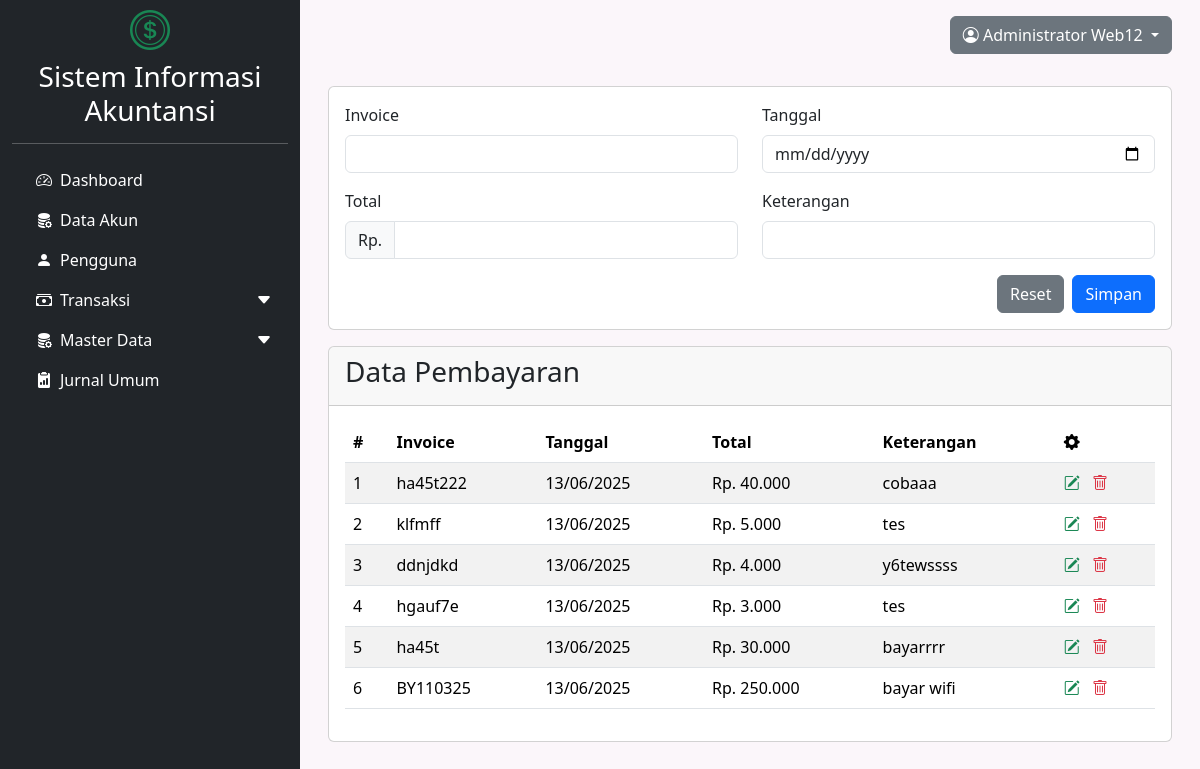
Page /dashboard.php?modul=pembayaran (signed in) on the committed database.
### tables this page shows
CREATE TABLE `pembayaran` (
  `pembayaran_id` int(11) NOT NULL,
  `invoice_pembayaran` varchar(50) NOT NULL,
  `tanggal_pembayaran` date NOT NULL,
  `total_pembayaran` decimal(15,2) NOT NULL,
  `keterangan` text DEFAULT NULL
);

### modul/pembayaran/index.php (the view, shortened to what this page needs)
<div class="card mb-3">
    <div class="card-body">
        <form action="modul/pembayaran/aksi_pembayaran.php?act=insert" method="post">
            <div class="row mb-3">
                <div class="col-md-6">
                    <label for="invoice_pembayaran" class="form-label">Invoice</label>
                    <input type="text" class="form-control" name="invoice_pembayaran" id="invoice_pembayaran" required>
                </div>
                <div class="col-md-6">
                    <label for="tanggal_pembayaran" class="form-label">Tanggal</label>
                    <input type="date" class="form-control" name="tanggal_pembayaran" id="tanggal_pembayaran" required>
                </div>
            </div>
            <div class="row mb-3">
                <div class="col-md-6">
                    <label for="total_pembayaran" class="form-label">Total</label>
                    <div class="input-group">
                        <span class="input-group-text">Rp.</span>
                        <input type="number" class="form-control" name="total_pembayaran" id="total_pembayaran" required>
                    </div>
                </div>
                <div class="col-md-6">
                    <label for="keterangan" class="form-label">Keterangan</label>
                    <input type="text" class="form-control" name="keterangan" id="keterangan">
                </div>
            </div>
            <div class="row">
                <div class="d-flex">
                    <button type="reset" class="btn btn-secondary me-2">Reset</button>
                    <button type="submit" name="submit" class="btn btn-primary">Simpan</button>
                </div>
            </div>
        </form>
    </div>
</div>
<div class="card">
    <div class="card-header">
        <h3>Data Pembayaran</h3>
    </div>
    <div class="card-body">
        <div class="table-responsive">
            <table class="table table-striped">
                <thead>
                    <tr>
                        <th>#</th>
                        <th>Invoice</th>
                        <th>Tanggal</th>
                        <th>Total</th>
                        <th>Keterangan</th>
                        <th><i class="bi bi-gear-fill"></i></th>
                    </tr>
                </thead>
                <tbody>
                    <?php
                    $query = mysqli_query($koneksi, "SELECT * FROM pembayaran ORDER BY pembayaran_id DESC");
                    $no = 0;
                    while ($row = mysqli_fetch_array($query)) {
                        $no++;
                    ?>
                    <tr>
                        <td><?= $no ?></td>
                        <td><?= htmlspecialchars($row['invoice_pembayaran']) ?></td>
                        <td><?= date('d/m/Y', strtotime($row['tanggal_pembayaran'])) ?></td>
                        <td><?= "Rp. " . number_format($row['total_pembayaran'], 0, ',', '.') ?></td>
                        <td><?= htmlspecialchars($row['keterangan']) ?></td>
                        <td>
                            <a href="#editPembayaran<?= $row['pembayaran_id'] ?>" class="text-decoration-none me-2" data-bs-toggle="modal">
                                <i class="bi bi-pencil-square text-success"></i>
                            </a>
                            <a href="modul/pembayaran/aksi_pembayaran.php?act=delete&id=<?= $row['pembayaran_id']; ?>" class="text-decoration-none" onclick="return confirm('Yakin ingin menghapus data ini?')">
                                <i class="bi bi-trash text-danger"></i>
                            </a>
                        </td>
                    </tr>
                    <?php } ?>
                </tbody>
            </table>
        </div>
    </div>
</div>

### rows in the picture
pembayaran: invoice_pembayaran "ha45t222", tanggal_pembayaran "13/06/2025", total_pembayaran "40.000", keterangan "cobaaa"
pembayaran: invoice_pembayaran "klfmff", tanggal_pembayaran "13/06/2025", total_pembayaran "5.000", keterangan "tes"
pembayaran: invoice_pembayaran "ddnjdkd", tanggal_pembayaran "13/06/2025", total_pembayaran "4.000", keterangan "y6tewssss"
pembayaran: invoice_pembayaran "hgauf7e", tanggal_pembayaran "13/06/2025", total_pembayaran "3.000", keterangan "tes"
pembayaran: invoice_pembayaran "ha45t", tanggal_pembayaran "13/06/2025", total_pembayaran "30.000", keterangan "bayarrrr"
pembayaran: invoice_pembayaran "BY110325", tanggal_pembayaran "13/06/2025", total_pembayaran "250.000", keterangan "bayar wifi"

### other values in the picture
$_SESSION['nama_lengkap'] "Administrator Web12"
